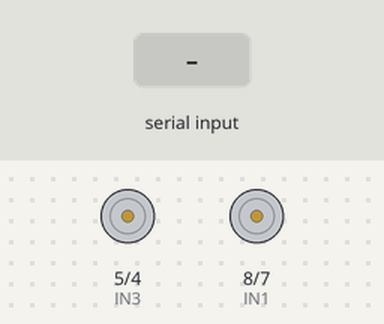
Bench run of a sketch on a simulated Arduino Uno, built with avr-gcc and run on an emulated ATmega328P. Shown: motor-driver pin pairs drawn as motors (green arrow = first pin HIGH = forward, orange = second pin HIGH = backward, longer = more drive). Inputs (shaded band) come from the test bench.

Above: at 1.2 s.
1.3 s: "F" received over Serial
At 1.9 s:
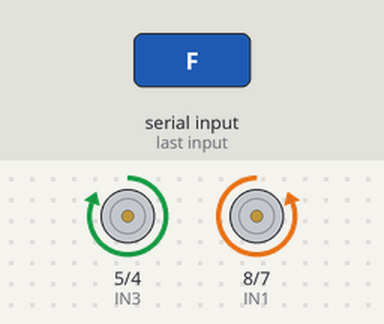
3.6 s: "L" received over Serial
At 4.0 s:
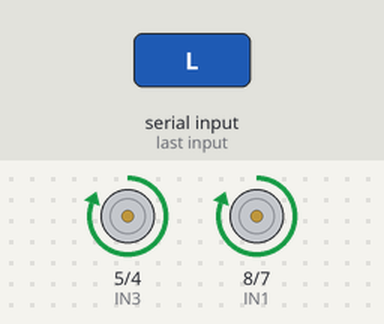
5.6 s: "R" received over Serial
At 6.0 s:
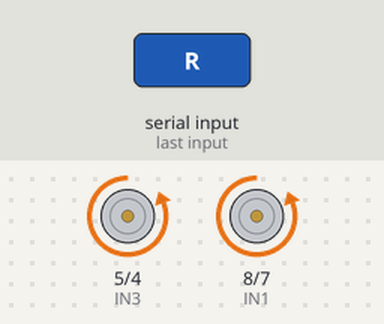
Timing chart, 0 to 8.6 s (numbered marks = the images above; inputs shaded):
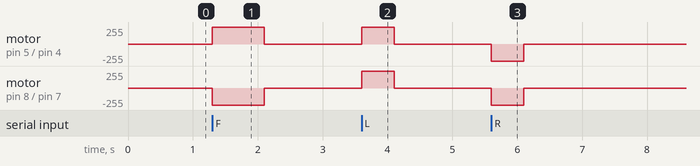

The sketch:

DFS_arduino.ino
```cpp
// Motor direction pins (L298N)
const int IN1 = 8;  // Left motor
const int IN2 = 7;
const int IN3 = 5;  // Right motor
const int IN4 = 4;

// Ultrasonic sensor pins
const int trigPin = 10;
const int echoPin = 11;

// Movement timing constants
const int FORWARD_DELAY = 800;  // Increased for more reliable movement
const int TURN_DELAY = 500;     // Increased for more reliable turns

void setup() {
  Serial.begin(9600);

  pinMode(IN1, OUTPUT);
  pinMode(IN2, OUTPUT);
  pinMode(IN3, OUTPUT);
  pinMode(IN4, OUTPUT);

  pinMode(trigPin, OUTPUT);
  pinMode(echoPin, INPUT);

  stopMotors();
}

void loop() {
  if (Serial.available()) {
    char command = Serial.read();
    if (command == 'F') {
      moveForward();
    } else if (command == 'L') {
      turnLeft();
    } else if (command == 'R') {
      turnRight();
    } else if (command == 'S') {
      stopMotors();
    } else if (command == 'D') {
      int dist = measureDistance();
      Serial.println(dist);
    }
  }
}

void moveForward() {
  // Reverse the motor directions to fix forward movement
  digitalWrite(IN1, LOW);   // Changed from HIGH to LOW
  digitalWrite(IN2, HIGH);  // Changed from LOW to HIGH
  digitalWrite(IN3, HIGH);  // Changed from LOW to HIGH
  digitalWrite(IN4, LOW);
  delay(FORWARD_DELAY);
  stopMotors();
}

void turnLeft() {
  digitalWrite(IN1, HIGH);  // Left motor backward
  digitalWrite(IN2, LOW);

  digitalWrite(IN3, HIGH);  // Right motor forward
  digitalWrite(IN4, LOW);

  delay(TURN_DELAY);
  stopMotors();
}


void turnRight() {
  digitalWrite(IN1, LOW);   // Left motor forward
  digitalWrite(IN2, HIGH);

  digitalWrite(IN3, LOW);   // Right motor backward
  digitalWrite(IN4, HIGH);

  delay(TURN_DELAY);
  stopMotors();
}


void stopMotors() {
  digitalWrite(IN1, LOW);
  digitalWrite(IN2, LOW);
  digitalWrite(IN3, LOW);
  digitalWrite(IN4, LOW);
}

int measureDistance() {
  // Clear the trigger pin
  digitalWrite(trigPin, LOW);
  delayMicroseconds(2);

  // Send trigger pulse
  digitalWrite(trigPin, HIGH);
  delayMicroseconds(10);
  digitalWrite(trigPin, LOW);

  // Read the echo pulse
  long duration = pulseIn(echoPin, HIGH);

  // Calculate distance in centimeters
  // Speed of sound is 340 m/s or 0.034 cm/microsecond
  // Distance = (duration * speed of sound) / 2 (round trip)
  int distance = duration * 0.034 / 2;

  // Add a small delay to ensure stable readings
  delay(50);

  return distance;
}
```

Measured:
- after the input at 1.3 s, motor on pin 5 (IN3) / pin 4 (IN4): stopped → forward 255/255 at once, → stopped 0.80 s later; motor on pin 8 (IN1) / pin 7 (IN2): stopped → backward 255/255 at once, → stopped 0.80 s later
- after the input at 3.6 s, motor on pin 5 (IN3) / pin 4 (IN4), motor on pin 8 (IN1) / pin 7 (IN2): stopped → forward 255/255 at once, → stopped 0.50 s later
- after the input at 5.6 s, motor on pin 5 (IN3) / pin 4 (IN4), motor on pin 8 (IN1) / pin 7 (IN2): stopped → backward 255/255 at once, → stopped 0.50 s later
